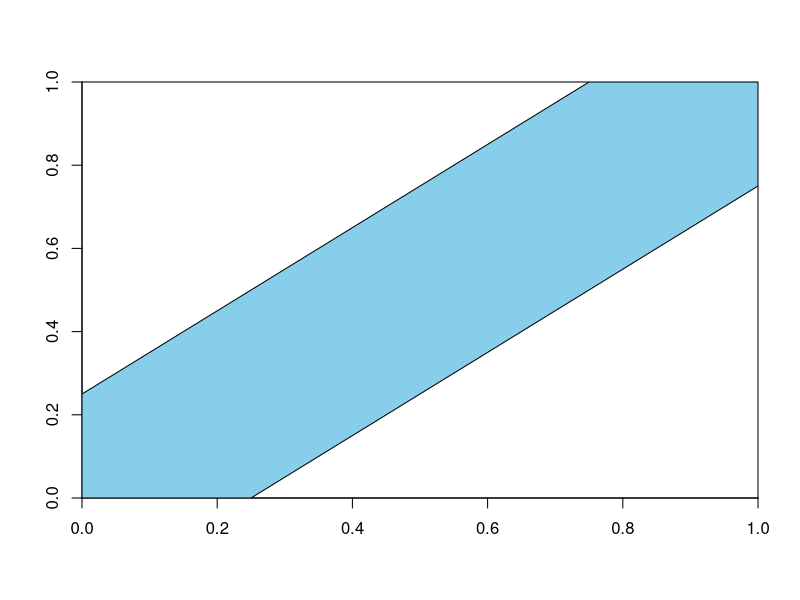
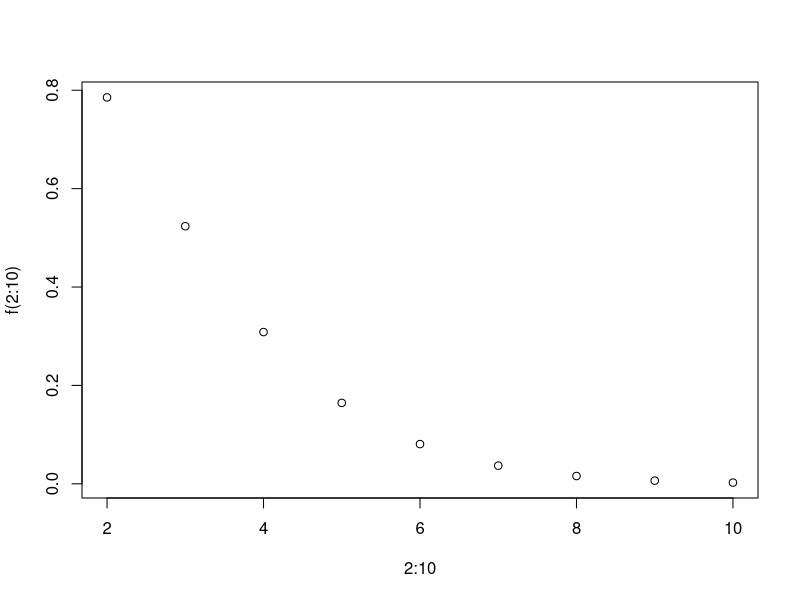
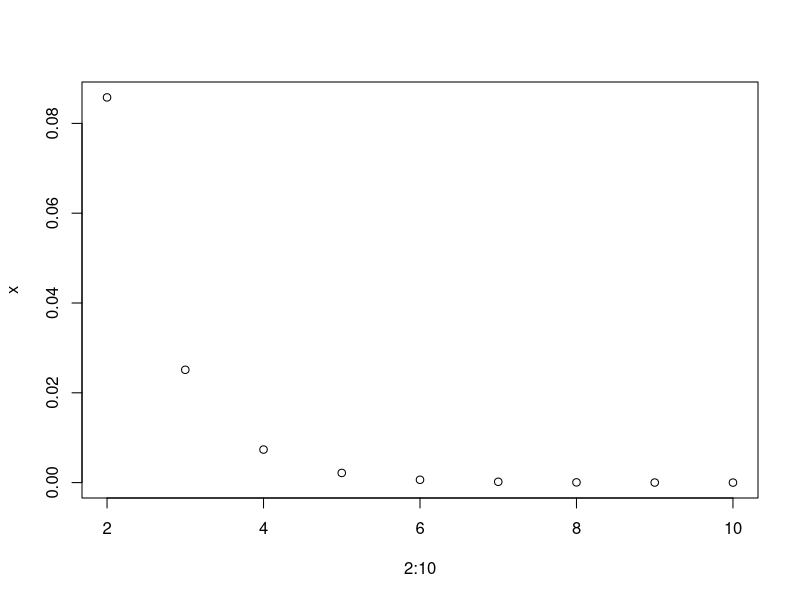
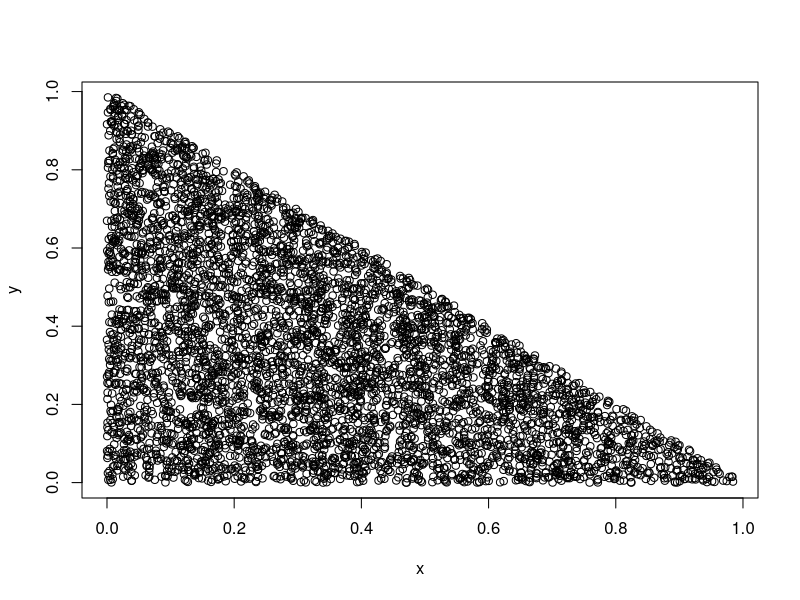

Reproduce these figures in R, in order.
## ---- chunk 1
x<-seq(0,1,0.01)
plot(1, type="n", xlab="", ylab="",xlim=c(0,1),ylim=c(0,1), xaxs = "i",yaxs = "i")
polygon(c(0,0,0.75,1,1,0.25),c(0,0.25,1,1,0.75,0), col='skyblue')

## ---- chunk 2
f<-function(n) {(0.5)^n*pi^{n/2}/(gamma(1+n/2))}

plot(2:10,f(2:10))
## ---- chunk 3
  numpts<-10^5
  x<-runif(numpts,-1,1)
  y<-runif(numpts,-1,1)
  z<-runif(numpts,-1,1)
  w<-runif(numpts,-1,1)
  
  sum(x^2+y^2<=1)/numpts
  f(2)
  
  sum(x^2+z^2+y^2<=1)/numpts
  f(3)
  
  sum(x^2+z^2+y^2+w^2<=1)/numpts
  f(4)
## ---- chunk 4
c=1/sqrt(2)
p=2*(1-c)/2
x<-dbinom(2:10,2:10,p)
plot(2:10,x)
## ---- chunk 5
n<-10^5
# successes per unit time
l0<-1/10
l1<-1/4
l2<-1/7

c0<-rexp(n,l0)
c1<-rexp(n,l1)
c2<-rexp(n,l2)


x1<-9
x2<-7
xmax<-max(x1,x2)

#these are the same
1-sum(c1[c0>=x1]>=x1)/n

sum(pmin(c0,c1)<=x1)/n

#check
pexp(10,l0+l1)


#P(X1>x1,X2>x2), if x1>x2
i1<-which(c0>x1)
i2<-which(c1>x1)
i3<-which(c2>x2)
intr<-intersect(intersect(i1,i2),i3)

length(intr)/n

#check
exp(-(l1*x1+l2*x2+l0*x1))
## ---- chunk 6
p=0.23
q=1-p
n<-10^7
x<-rgeom(n,p)
y<-rgeom(n,p)
themin<-pmin(x,y)
themax<-pmax(x,y)
l=3
m=7

#joint test
sum(themax[themin==l]==m)/n
q^(l+m)*(2*p^2)


#L>l test
sum(themin>l)/n
f<-function(l) (q^(l+1))^2

#pmf of L test
sum(themin==l)/n
f(2)-f(3)
## ---- chunk 7
n<-10^4
x<-runif(n)
y<-runif(n)
inindx<-(y<=1-x)
x<-x[inindx]
y<-y[inindx]
plot(x,y)
cov(x,y)
